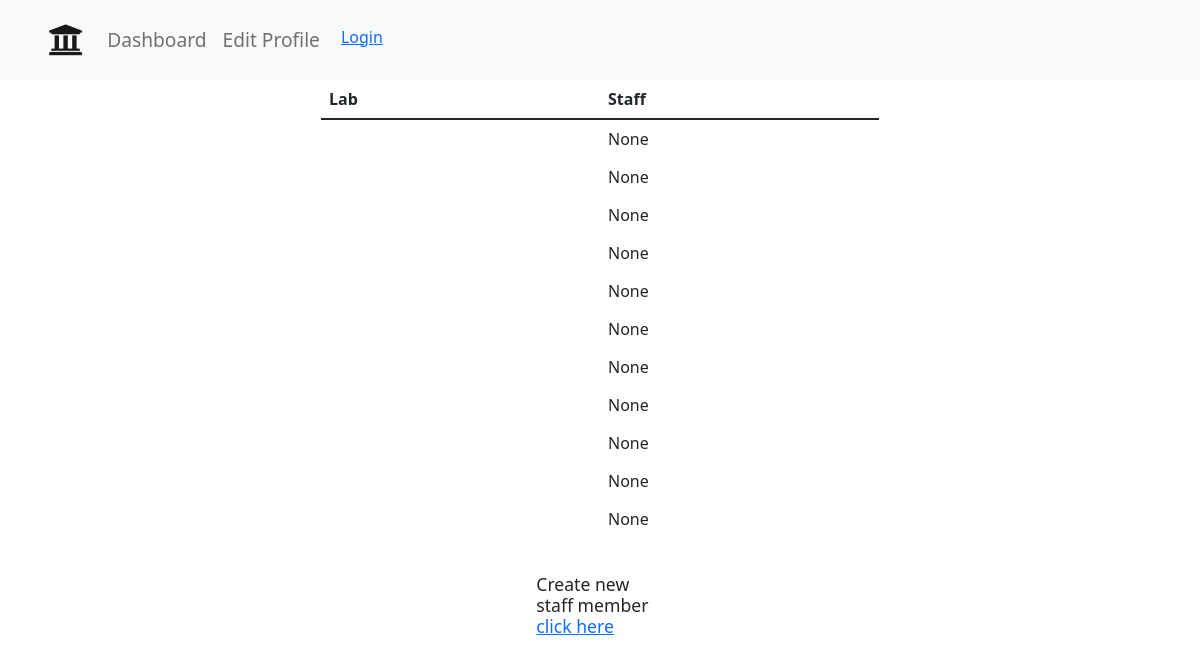
/labs-list, run on an earlier commit of the app's database.
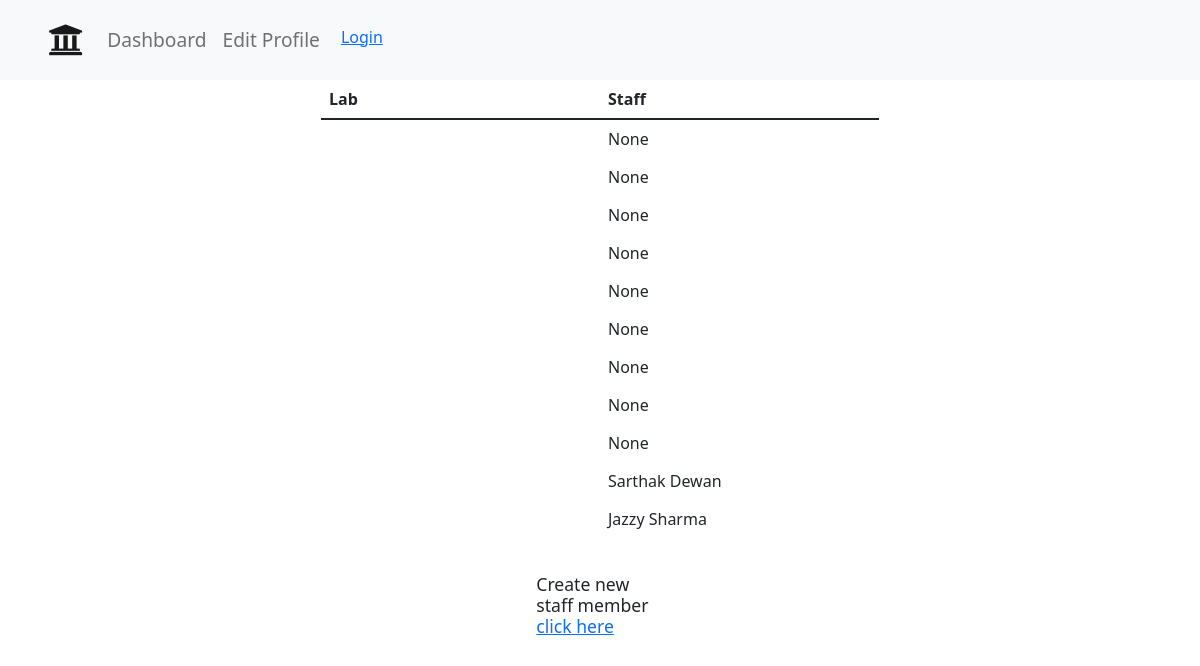
And on a later commit of the database.
### main/models.py (models this page shows, shortened)
class Lab(models.Model):
    lab = models.CharField(max_length=20, blank=False)
    name = models.CharField(max_length=255, blank=True)
    floor = models.CharField(max_length=10,blank=False, null=False)
    staff = models.ForeignKey("Staff", on_delete=SET_NULL, null=True, blank=True)

class Staff(models.Model):
    name=models.CharField(max_length=100)
    mobile_number=models.IntegerField()
    email=models.EmailField()
    category=models.ForeignKey('Category',on_delete=CASCADE)
    designation=models.ForeignKey('Designation',on_delete=CASCADE)
    agency = models.ForeignKey('Agency',on_delete=CASCADE)
    def __str__(self):
        return self.name

### main/views.py (the view)
# urls.py: path('labs-list', views.adminLabs, name='adminLabs'),
def adminLabs(request):
	labs=Lab.objects.all()
	return render(request, "admin/adminLabs.html", {"labs": labs})

### templates/admin/adminLabs.html
{% extends 'base.html' %}
{% load static %}
{% block body %}
{% include 'navbar.html' with user=user %}
<div class="container">
<div class="labs-table">
    <table class="table">
        <thead>
          <tr>
            <th scope="col">Lab</th>
            <th scope="col" style="width: 50%;">Staff</th>
          </tr>
        </thead>
        <tbody>
            {% for lab in labs %}
          <tr>
            <td>{{lab.Lab_id}}</td>
            <td>{{lab.staff}}</td>
          </tr>
          {% endfor %}
        </tbody>
      </table>
    <div class="new-user-form">
        <h6>Create new staff member <a href="#">click here</a></h6>
    </div>
    </div>
</div>
{% endblock body %}

What changed in the data, as far as the page shows it:
changed Lab: staff "None" → "Sarthak Dewan"
changed Lab: staff "None" → "Jazzy Sharma"
